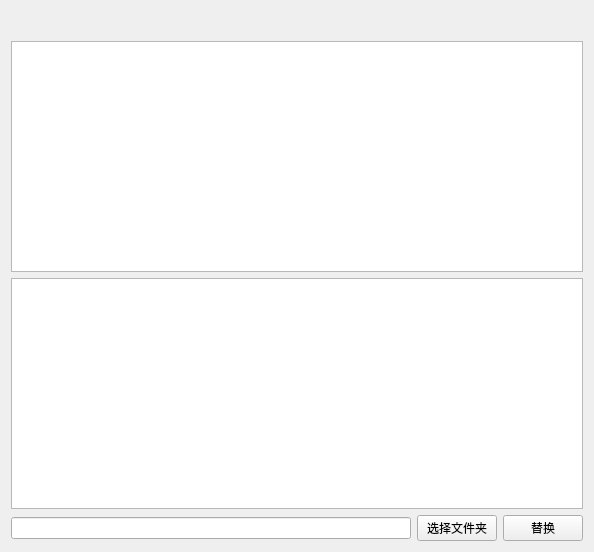
<?xml version="1.0" encoding="UTF-8"?>
<ui version="4.0">
 <class>Id_Replace</class>
 <widget class="QWidget" name="Id_Replace">
  <property name="geometry">
   <rect>
    <x>0</x>
    <y>0</y>
    <width>594</width>
    <height>552</height>
   </rect>
  </property>
  <property name="windowTitle">
   <string>Form</string>
  </property>
  <layout class="QVBoxLayout" name="verticalLayout_3">
   <item>
    <spacer name="verticalSpacer">
     <property name="orientation">
      <enum>Qt::Vertical</enum>
     </property>
     <property name="sizeType">
      <enum>QSizePolicy::Minimum</enum>
     </property>
     <property name="sizeHint" stdset="0">
      <size>
       <width>20</width>
       <height>30</height>
      </size>
     </property>
    </spacer>
   </item>
   <item>
    <layout class="QVBoxLayout" name="verticalLayout_2">
     <item>
      <layout class="QVBoxLayout" name="verticalLayout">
       <item>
        <widget class="TableView" name="TableView_start">
         <property name="sizePolicy">
          <sizepolicy hsizetype="Expanding" vsizetype="Expanding">
           <horstretch>0</horstretch>
           <verstretch>0</verstretch>
          </sizepolicy>
         </property>
         <property name="frameShadow">
          <enum>QFrame::Sunken</enum>
         </property>
         <property name="lineWidth">
          <number>3</number>
         </property>
         <property name="midLineWidth">
          <number>3</number>
         </property>
         <property name="dragEnabled">
          <bool>true</bool>
         </property>
         <attribute name="horizontalHeaderCascadingSectionResizes">
          <bool>true</bool>
         </attribute>
         <attribute name="horizontalHeaderMinimumSectionSize">
          <number>40</number>
         </attribute>
        </widget>
       </item>
       <item>
        <widget class="TableView" name="TableView_cyclic">
         <property name="sizePolicy">
          <sizepolicy hsizetype="Expanding" vsizetype="Expanding">
           <horstretch>0</horstretch>
           <verstretch>0</verstretch>
          </sizepolicy>
         </property>
         <property name="frameShadow">
          <enum>QFrame::Sunken</enum>
         </property>
         <property name="lineWidth">
          <number>3</number>
         </property>
         <property name="midLineWidth">
          <number>3</number>
         </property>
         <property name="dragEnabled">
          <bool>true</bool>
         </property>
         <attribute name="verticalHeaderMinimumSectionSize">
          <number>30</number>
         </attribute>
        </widget>
       </item>
      </layout>
     </item>
     <item>
      <layout class="QHBoxLayout" name="horizontalLayout">
       <item>
        <widget class="LineEdit" name="LineEdit_Path"/>
       </item>
       <item>
        <widget class="PushButton" name="PushButton_Select">
         <property name="text">
          <string>选择文件夹</string>
         </property>
        </widget>
       </item>
       <item>
        <widget class="PushButton" name="PushButton_Replace">
         <property name="text">
          <string>替换</string>
         </property>
        </widget>
       </item>
      </layout>
     </item>
    </layout>
   </item>
  </layout>
 </widget>
 <customwidgets>
  <customwidget>
   <class>PushButton</class>
   <extends>QPushButton</extends>
   <header>qfluentwidgets</header>
  </customwidget>
  <customwidget>
   <class>LineEdit</class>
   <extends>QLineEdit</extends>
   <header>qfluentwidgets</header>
  </customwidget>
  <customwidget>
   <class>TableView</class>
   <extends>QTableView</extends>
   <header>qfluentwidgets</header>
  </customwidget>
 </customwidgets>
 <resources/>
 <connections/>
</ui>
